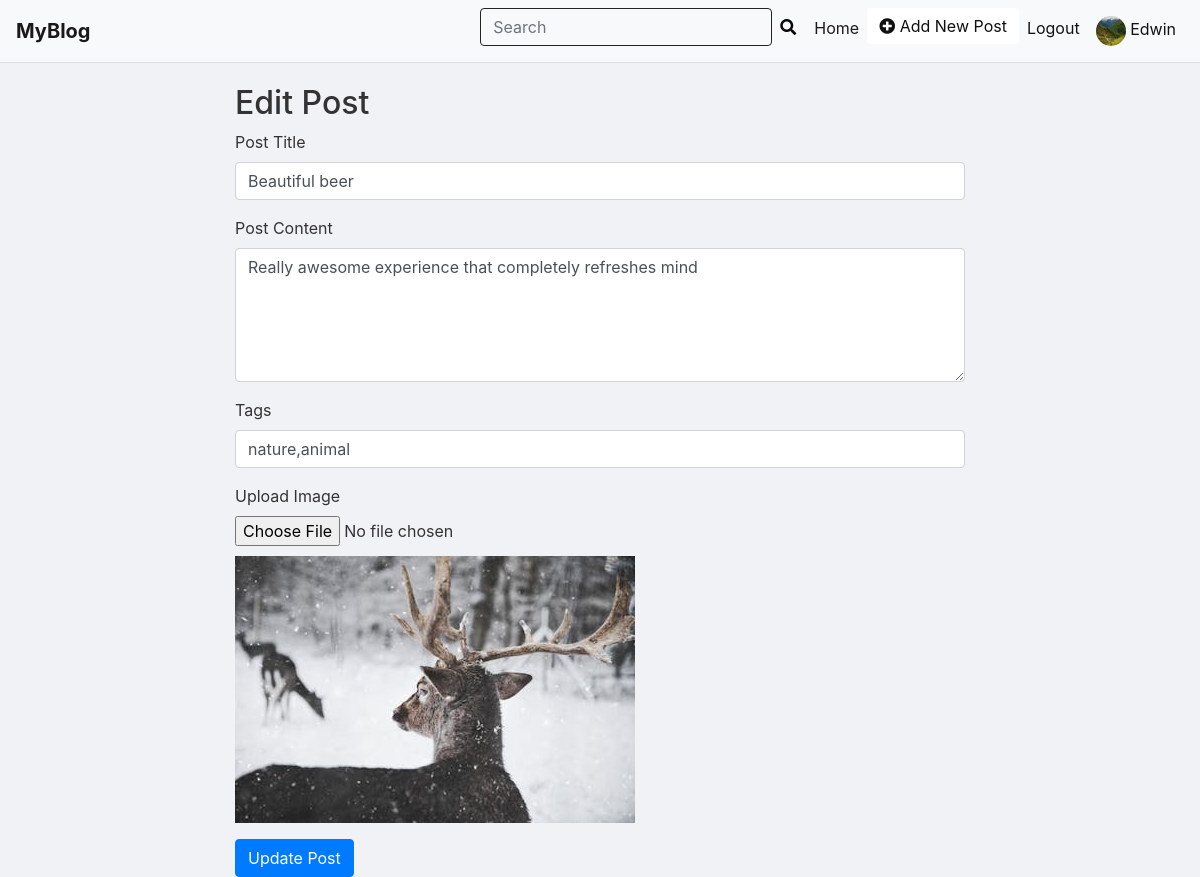
Screenshot of /edit_post/9/ (signed in) with the database file from the repository.
### blog/models.py (models this page shows, shortened)
class User(AbstractUser):
    phone_number = models.CharField(max_length=10, null=True, blank=True)
    bio = models.TextField(null=True,blank=True)
    profile_pic = models.ImageField(upload_to="media/profile-pics/", null=True, blank=True,)
    followed_by = models.ManyToManyField('self', symmetrical=False, related_name='follows', blank=True)

class Post(models.Model):
    title = models.CharField(max_length=100)
    content = models.TextField()
    author = models.ForeignKey(User, on_delete=models.CASCADE)
    tag=models.CharField(max_length=50,blank=True, null=True)
    image = models.ImageField(upload_to='post_images/', blank=True, null=True)
    created_at = models.DateTimeField(auto_now_add=True)
    updated_at = models.DateTimeField(auto_now=True)
    is_available = models.BooleanField(default=True)

### blog/views.py (the view, shortened to what this page needs)
# urls.py: path('edit_post/<int:post_id>/', views.edit_post, name='edit_post'),
@never_cache
@login_required(login_url='login')
def edit_post(request, post_id):
    post = get_object_or_404(Post, id=post_id)
    return render(request, 'editpost.html', {'post': post})

### templates/editpost.html (shortened to what this page needs)
{% extends "layout/base.html" %}
{% load static %}
{% block content %}
<div class="container mt-4">
    <div class="row justify-content-center">
        <div class="col-md-8">
            <h2>Edit Post</h2>
            <form method="POST" enctype="multipart/form-data" action="{% url 'edit_post' post.id %}" id="editPostForm">
                <div class="form-group">
                    <label for="title">Post Title</label>
                    <input type="text" class="form-control" id="title" name="title" placeholder="Enter post title" value="{{ post.title }}" required>
                </div>
                <div class="form-group">
                    <label for="content">Post Content</label>
                    <textarea class="form-control" id="content" name="content" rows="5" placeholder="Enter post content" required>{{ post.content }}</textarea>
                </div>
                <div class="form-group">
                    <label for="tags">Tags</label>
                    <input type="text" class="form-control" id="tags" name="tags" placeholder="Enter tags, separated by commas" value="{{ post.tag }}">
                </div>
                <div class="form-group">
                    <label for="image">Upload Image</label>
                    <input type="file" class="form-control-file" id="image" name="image">
                    {% if post.image %}
                    <img src="{{ post.image.url }}" alt="Current Image" style="max-width: 100%; margin-top: 10px;">
                    {% endif %}
                </div>
                <button type="submit" class="btn btn-primary">Update Post</button>
            </form>
        </div>
    </div>
</div>
{% endblock %}

### templates/layout/header.html
{% load static %}
<nav class="navbar navbar-expand-lg navbar-light bg-light">
    <a class="navbar-brand" href="{% url 'index' %}" class="nav-icon-text">
       </i> <b>MyBlog</b>
    </a>
    <div class="collapse navbar-collapse">
        <ul class="navbar-nav ml-auto">
<li class="nav-item">
    <form class="form-inline" action="{% url 'search_results' %}" method="GET">
        <input class="form-control mr-sm-2" type="search" placeholder="Search" aria-label="Search" name="q">
        <button type="submit">
            <i class="fas fa-search"></i>
        </button>
    </form>
</li>
            <li class="nav-item active">
                <a class="nav-link" href="{% url 'user' %}">Home</a>
            </li>
            <li class="nav-item">
                <a href="{% url 'addpost' %}" class="btn add-post-btn">
                    <i class="fas fa-plus-circle"></i> Add New Post
                </a>
            </li>
            <li class="nav-item">
                <a class="nav-link" href="{% url 'logout' %}">Logout</a>
            </li>
            <li class="nav-item">
                <a class="nav-link" href="{% url 'myprofile' %}">
                    {% if user.profile_pic %}
                        <img src="{{ user.profile_pic.url }}" alt="User Image" class="rounded-circle" width="30" height="30">
                    {% else %}
                        <span class="rounded-circle" style="display: inline-block; width: 30px; height: 30px; background-color: #ddd; text-align: center; line-height: 30px;">
                            <i class="fas fa-user" style="color: #777;"></i>
                        </span>
                    {% endif %}
                    <span>{{ user.username }}</span>
                </a>
            </li>
        </ul>
    </div>
</nav>

### templates/layout/base.html (style rules this page uses)
body { background-color: #f0f2f5; color: #333; padding-top: 60px; }
.navbar { margin-bottom: 20px; position: fixed; width: 100%; top: 0; z-index: 1030; background-color: #ffffff; border-bottom: 1px solid #dee2e6; }
.navbar-nav { margin-left: auto; }
.navbar-nav .nav-item .nav-link { color: #111213; font-weight: normal; transition: color 0.3s ease; }
.navbar-nav .nav-item .btn.add-post-btn { background-color: #ffffff; color: #0f1010; border: none; font-weight: normal; transition: color 0.3s ease; }
.btn-primary { background-color: #007bff; border-color: #007bff; }
.navbar .form-inline button { margin-left: -10px; background: none; border: none; color: #070707; padding: 5px 10px; }
.navbar .form-inline { display: flex; align-items: center; }
.navbar .form-inline .form-control { background-color: transparent; color: #0b0a0a; border: 1px solid #242323; padding-right: 30px; }

### rows the page displays
User: profile_pic (picture), username "Edwin"
Post: title "Beautiful beer", content "Really awesome experience that completely refreshes mind", tags "nature,animal", image (picture)
